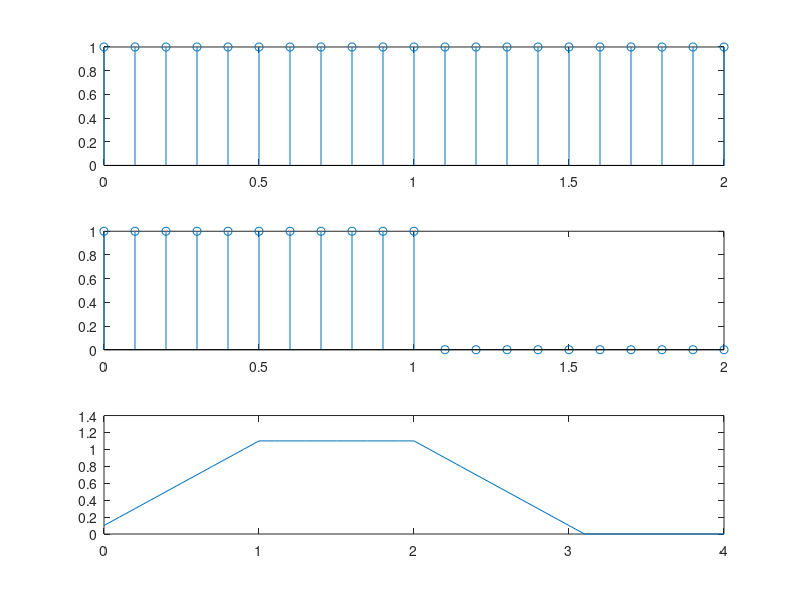

Recreate this plot in MATLAB.
% demo simple numerical convolution
T=0.1;
t=0:T:2;
h=(t>=0) - (t>2);
x=(t>=0) - (t>1);

% The convolution of the two pulses is then performed with:
y=T*conv(h,x);

subplot(311); stem(t,h)
subplot(312); stem(t,x)
subplot(313); plot(0:T:4, y);